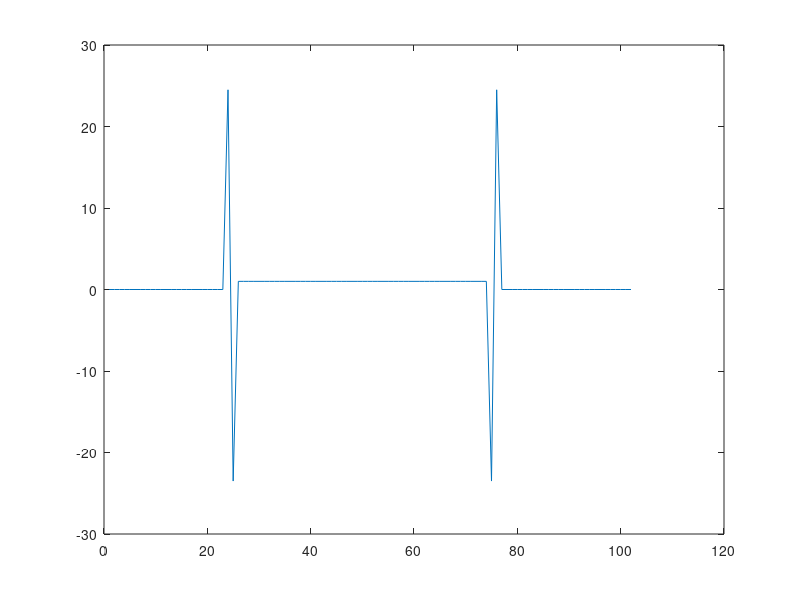

The MATLAB script that drew this image: (Note: this script raises an error after producing the figure.)
gridnumber=100;
viscosity=input('input viscosity:\n ');
length=100;
deltat=input('input deltat:\n ');
step=input('input step:\n ');

deltax=length/(gridnumber-1);


for i=1:gridnumber+2
      x(i)=0+deltax*(i-2)
end


for i=2:gridnumber+1
	u(1,i)=0;
end

for i=25:75
  u(1,i)=1;
end
    
    u(1,1)=u(1,gridnumber);
    u(1,gridnumber+2)=u(1,3);
    u(1,2)=u(1,gridnumber+1);



for n=1:step
  for i=2:gridnumber+1
      du2dx2(n,i)=(u(n,i+1)-2*u(n,i)+u(n,i-1))/(deltax)^2;
      u(n+1,i)=u(n,i)+deltat*(viscosity*du2dx2(n,i));
  end
    u(n+1,1)=u(n+1,gridnumber);
    u(n+1,gridnumber+2)=u(n+1,3);
    u(n+1,2)=u(n+1,gridnumber+1);
 

end

plot(u(2,:));
hold on;
plot(u(100,:));
plot(u(500,:));
plot(u(n/2-1,:));
plot(u(n-1,:));


